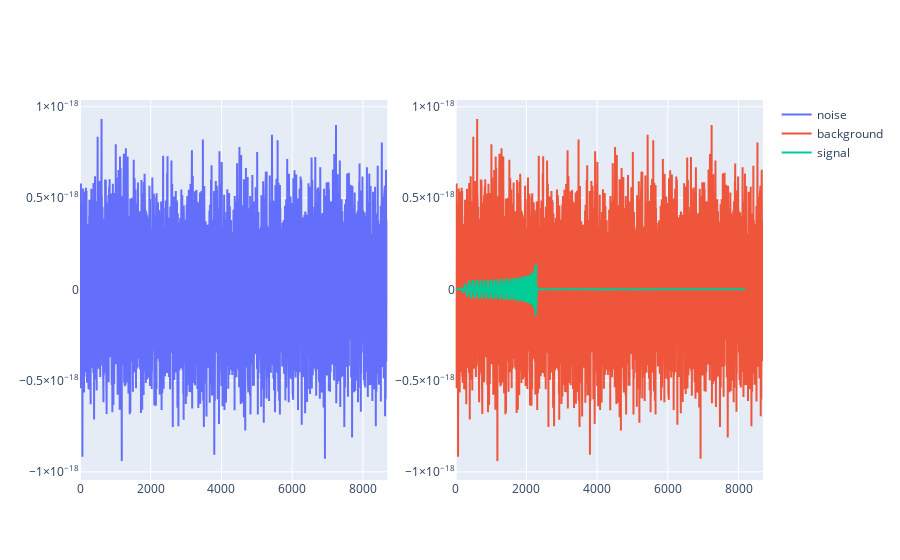

Notebook code for this chart:
### Markdown cell above
# Visualize the results

### Code cell
import numpy as np
from plotly.subplots import make_subplots
import plotly.graph_objects as go

# get the index corresponding to the first pure noise time series
background_idx = np.argmin(labels)
# get the index corresponding to the first noise + gravitational wave time series
signal_idx = np.argmax(labels)
a=609
ts_noise = noisy_signals[a]
ts_background = noisy_signals[a]
ts_signal = gw_signals[a]

fig = make_subplots(rows=1, cols=2)

fig.add_trace(
    go.Scatter(x=list(range(len(ts_noise))), y=ts_noise, mode="lines", name="noise"),
    row=1,
    col=1,
)

fig.add_trace(
    go.Scatter(
        x=list(range(len(ts_background))),
        y=ts_background,
        mode="lines",
        name="background",
    ),
    row=1,
    col=2,
)

fig.add_trace(
    go.Scatter(x=list(range(len(ts_signal))), y=ts_signal, mode="lines", name="signal"),
    row=1,
    col=2,
)

### Figure 1 — Plotly figure (JSON) as saved in the notebook; plotly's stock layout.template omitted (floating-point values rounded to 4 significant figures; data arrays with more than 128 entries replaced by an {"elided": "..."} marker saying what was removed)
{"data": [{"mode": "lines", "name": "noise", "type": "scatter", "x": {"elided": "8692 int values"}, "xaxis": "x", "y": {"elided": "8692 float values"}, "yaxis": "y"}, {"mode": "lines", "name": "background", "type": "scatter", "x": {"elided": "8692 int values"}, "xaxis": "x2", "y": {"elided": "8692 float values"}, "yaxis": "y2"}, {"mode": "lines", "name": "signal", "type": "scatter", "x": {"elided": "8192 int values"}, "xaxis": "x2", "y": {"elided": "8192 float values"}, "yaxis": "y2"}], "layout": {"xaxis": {"anchor": "y", "domain": [0, 0.45]}, "xaxis2": {"anchor": "y2", "domain": [0.55, 1]}, "yaxis": {"anchor": "x", "domain": [0, 1]}, "yaxis2": {"anchor": "x2", "domain": [0, 1]}}}
